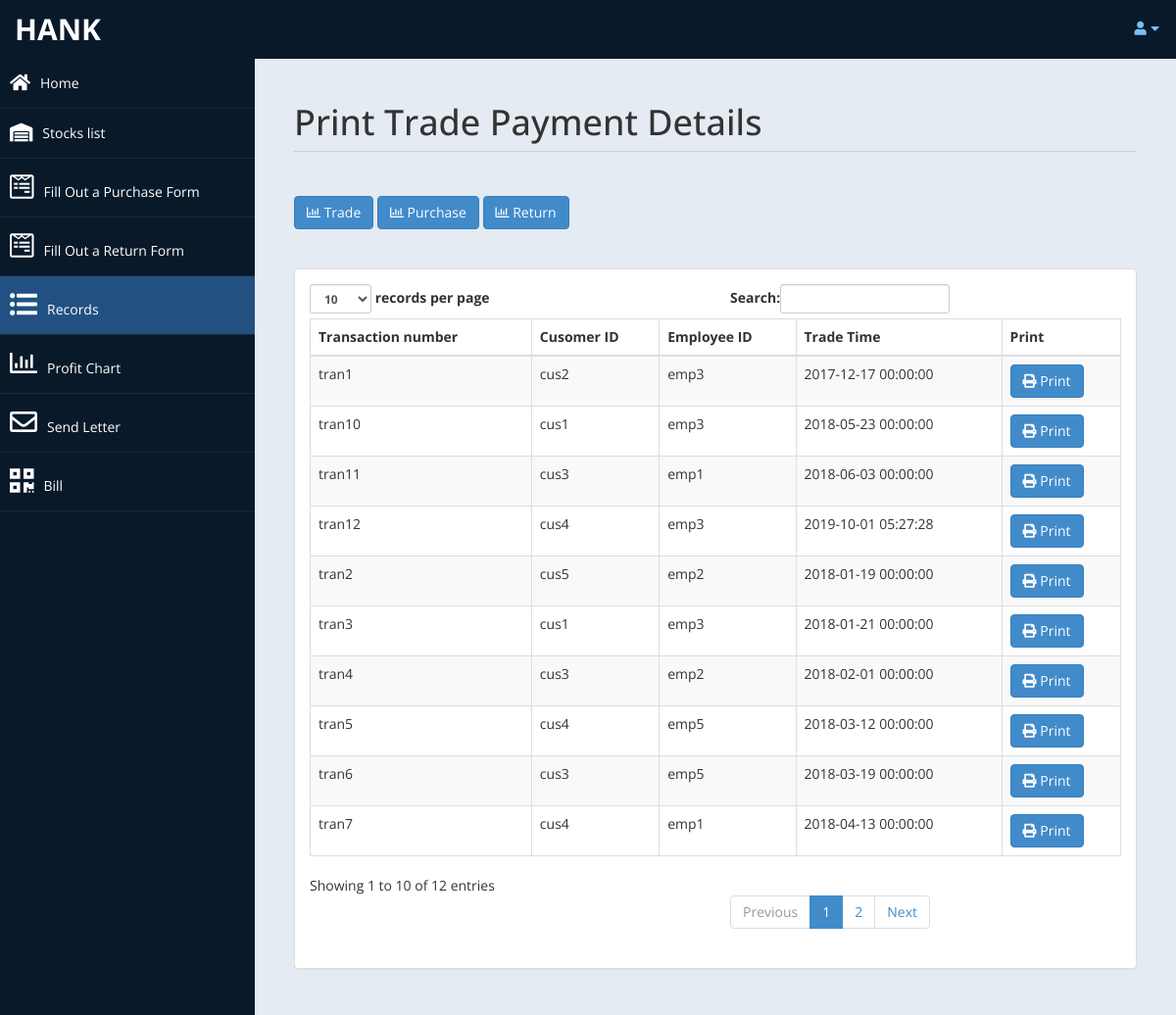
/admin/tradepayment.php (signed in), run on the app's committed database.
### tables this page shows
CREATE TABLE trade(
    id int(10) unsigned NOT NULL,
	tId VARCHAR(10) NOT NULL,
	gId VARCHAR(10) NOT NULL,
	quantity int(11),
	tradeTime DATETIME,
	PRIMARY KEY(tId,gId),
	FOREIGN KEY (tId) REFERENCES transactionDetails(tId) ON DELETE CASCADE ON UPDATE CASCADE,
	FOREIGN KEY (gId) REFERENCES stock(gId) ON DELETE CASCADE ON UPDATE CASCADE
);

CREATE TABLE transactionDetails(
	id int(10) unsigned NOT NULL,
	tId VARCHAR(10) NOT NULL,
	cId VARCHAR(10) NOT NULL,
	eId VARCHAR(10) NOT NULL,
	PRIMARY KEY (tId),
	FOREIGN KEY (cId) REFERENCES customer(cId) ON DELETE CASCADE ON UPDATE CASCADE,
	FOREIGN KEY (eId) REFERENCES employee(eId) ON DELETE CASCADE ON UPDATE CASCADE
);

### admin/tradepayment.php (the view, shortened to what this page needs)
<!DOCTYPE html>
<html xmlns="http://www.w3.org/1999/xhtml">
<head>
    <link href="assets/css/bootstrap.css" rel="stylesheet" />
    <link rel="stylesheet" href="https://use.fontawesome.com/releases/v5.0.13/css/all.css">
    <link href="assets/js/morris/morris-0.4.3.min.css" rel="stylesheet" />
    <link href="assets/css/custom-styles.css" rel="stylesheet" />
</head>
<body>
    <div id="wrapper">
        <nav class="navbar navbar-default top-navbar" role="navigation">
            <div class="navbar-header">
                <a class="navbar-brand" href="home.php"><?php echo $_SESSION["user"]; ?> </a>
            </div>
            <ul class="nav navbar-top-links navbar-right">
                <li class="dropdown">
                    <a class="dropdown-toggle" data-toggle="dropdown" href="#" aria-expanded="false">
                        <i class="fa fa-user fa-fw"></i><i class="fa fa-caret-down"></i>
                    </a>
                </li>
            </ul>
        </nav>
        <nav class="navbar-default navbar-side" role="navigation">
            <div class="sidebar-collapse">
                <ul class="nav" id="main-menu">
                    <li><a href="home.php"><i class="fa fa-home fa-lg"></i>Home</a></li>
                    <li><a href="stock.php"><i class="fas fa-warehouse fa-lg"></i>Stocks list</a></li>
                    <li><a href="purchaseorder.php"><i class="fab fa-wpforms fa-2x"></i>Fill Out a Purchase Form</a></li>
                    <li><a href="returnorder.php"><i class="fab fa-wpforms fa-2x"></i>Fill Out a Return Form</a></li>
                    <li><a class="active-menu" href="tradepayment.php"><i class="fas fa-list-ul fa-2x"></i>Records</a></li>
                    <li><a href="profitChart.php"><i class="far fa-chart-bar fa-2x"></i>Profit Chart</a></li>
                    <li><a href="sendletter.php"><i class="far fa-envelope fa-2x"></i>Send Letter</a></li>
                    <li><a href="Bill.php"><i class="fas fa-qrcode fa-2x"></i>Bill</a></li>
                </ul>
            </div>
        </nav>
        <div id="page-wrapper" >
            <div id="page-inner">
			 <div class="row">
                    <div class="col-md-12">
                        <h1 class="page-header">
                           Print Trade Payment Details<small> </small>
                        </h1>
                    </div>
                </div>
            <div class="row">
                <div class="col-md-12">
                    <a href="tradepayment.php" class='btn btn-primary'><i class='far fa-chart-bar'></i>  Trade</a>
                    <a href="payment.php" class='btn btn-primary'><i class='far fa-chart-bar'></i>  Purchase</a>
                    <a href="returnpayment.php" class='btn btn-primary'><i class='far fa-chart-bar'></i>  Return</a>
                    <br><br><br>
                    <div class="panel panel-default">
                        <div class="panel-body">
                            <div class="table-responsive">
                                <table class="table table-striped table-bordered table-hover" id="dataTables-example">
                                    <thead>
                                        <tr>
                                            <th>Transaction number</th>
                                            <th>Cusomer ID</th>
                                            <th>Employee ID</th>
											<th>Trade Time</th>
                                            <th>Print</th>
                                        </tr>
                                    </thead>
                                    <tbody>
									<?php
										include ('db.php');
										$sql=   "SELECT *
                                                FROM `transactionDetails` INNER JOIN `trade` ON `trade`.`tId` = `transactionDetails`.`tId`
                                                GROUP BY transactionDetails.tId";
										$re = mysqli_query($con,$sql);
										while($row = mysqli_fetch_array($re))
										{
											$temp=0;
                                            $id = $row['id'];
                                            if($temp==0 && $id % 2 ==0 ){
                                                $id=$id+1;
                                            }
											if($id % 2 ==1 )
											{   $temp=0;
												echo"<tr class='gradeC'>
                                                    <td>".$row['tId']."</td>
													<td>".$row['cId']."</td>
													<td>".$row['eId']."</td>
													<td>".$row['tradeTime']."</td>
													<td><a href=printTradeNew.php?id=".$row['id'] ." <button class='btn btn-primary'> <i class='fa fa-print' ></i> Print</button></td>
													</tr>";
											}
										}
									?>
                                    </tbody>
                                </table>
                            </div>
                        </div>
                    </div>
                </div>
            </div>
                </div>
            </div>
    </div>
</body>
</html>

### admin/assets/css/custom-styles.css (style rules this page uses)
body { font-family: 'Open Sans', sans-serif; }
#wrapper { width: 100%; background:#09192A; }
#page-wrapper { padding: 15px 15px; min-height: 600px; background:#E5EBF2; }
#page-inner { width:100%; margin:10px 20px 10px 0px; background-color:transparent; padding:10px; min-height:1200px; }
h1, .h1, h2, .h2, h3, .h3 { margin-top: 7px; margin-bottom: -5px; }
.page-header { padding-bottom: 9px; margin: 10px 0 45px; border-bottom: 1px solid #C7D1DD; }
.top-navbar { margin:0px; }
.top-navbar .navbar-brand { color: #fff; width: 260px; text-align: left; height: 60px; font-size: 30px; font-weight: 700; text-transform: uppercase; line-height: 30px; }
.top-navbar .nav > li { position: relative; display: inline-block; }
.top-navbar .nav > li > a { position: relative; display: block; padding: 19px 15px; color: #77C0FD; }
.active-menu { background-color:#225081!important; }
.sidebar-collapse , .sidebar-collapse .nav { background:none; }
.sidebar-collapse .nav { padding:0; }
.sidebar-collapse .nav > li > a { color:#fff; background:transparent; text-shadow:none; }
.sidebar-collapse > .nav > li > a { padding:15px 10px; }
.sidebar-collapse > .nav > li { border-bottom: 1px solid rgba(107, 108, 109, 0.19); }
.navbar-side { border:none; background-color: transparent; }
.top-navbar { background:#09192A; border-bottom:none; }
.top-navbar .nav > li > a > i { margin-right: 2px; }
.navbar-default { border:0px solid black; }
.navbar-header { background: #09192A; }
.nav > li > a > i { margin-right:10px; }
@media (min-width:768px) { #page-wrapper { margin: 0 0 0 260px; padding: 15px 30px; min-height: 1200px; } }
@media (min-width:768px) { .navbar-side { z-index: 1; position: absolute; width: 260px; } }
@media (min-width:768px) { .navbar { border-radius: 0px; } }

### data on the page
trade: tId "tran1", tId.cId "cus2", tId.eId "emp3", tradeTime "2017-12-17 00:00:00"
trade: tId "tran10", tId.cId "cus1", tId.eId "emp3", tradeTime "2018-05-23 00:00:00"
trade: tId "tran11", tId.cId "cus3", tId.eId "emp1", tradeTime "2018-06-03 00:00:00"
trade: tId "tran12", tId.cId "cus4", tId.eId "emp3", tradeTime "2019-10-01 05:27:28"
trade: tId "tran2", tId.cId "cus5", tId.eId "emp2", tradeTime "2018-01-19 00:00:00"
trade: tId "tran3", tId.cId "cus1", tId.eId "emp3", tradeTime "2018-01-21 00:00:00"
trade: tId "tran4", tId.cId "cus3", tId.eId "emp2", tradeTime "2018-02-01 00:00:00"
trade: tId "tran5", tId.cId "cus4", tId.eId "emp5", tradeTime "2018-03-12 00:00:00"
trade: tId "tran6", tId.cId "cus3", tId.eId "emp5", tradeTime "2018-03-19 00:00:00"
trade: tId "tran7", tId.cId "cus4", tId.eId "emp1", tradeTime "2018-04-13 00:00:00"

### other printed values
$_SESSION["user"] "HANK"
